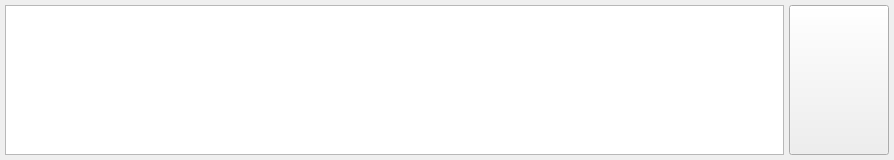
             <widget class="QWidget" name="page_3">
              <property name="geometry">
               <rect>
                <x>0</x>
                <y>0</y>
                <width>894</width>
                <height>160</height>
               </rect>
              </property>
              <attribute name="icon">
               <iconset resource="icoPack.qrc">
                <normaloff>:/MainWin/ico/20200510-230224.ico</normaloff>:/MainWin/ico/20200510-230224.ico</iconset>
              </attribute>
              <attribute name="label">
               <string>单条发送</string>
              </attribute>
              <layout class="QVBoxLayout" name="verticalLayout_6">
               <property name="leftMargin">
                <number>5</number>
               </property>
               <property name="topMargin">
                <number>5</number>
               </property>
               <property name="rightMargin">
                <number>5</number>
               </property>
               <property name="bottomMargin">
                <number>5</number>
               </property>
               <item>
                <widget class="QFrame" name="frame">
                 <layout class="QHBoxLayout" name="sendLayout">
                  <property name="spacing">
                   <number>5</number>
                  </property>
                  <property name="leftMargin">
                   <number>0</number>
                  </property>
                  <property name="topMargin">
                   <number>0</number>
                  </property>
                  <property name="rightMargin">
                   <number>0</number>
                  </property>
                  <property name="bottomMargin">
                   <number>0</number>
                  </property>
                  <item>
                   <widget class="QPlainTextEdit" name="sendBox">
                    <property name="sizePolicy">
                     <sizepolicy hsizetype="Expanding" vsizetype="Ignored">
                      <horstretch>10</horstretch>
                      <verstretch>0</verstretch>
                     </sizepolicy>
                    </property>
                    <property name="minimumSize">
                     <size>
                      <width>100</width>
                      <height>0</height>
                     </size>
                    </property>
                    <property name="maximumSize">
                     <size>
                      <width>16777215</width>
                      <height>16777215</height>
                     </size>
                    </property>
                    <property name="font">
                     <font>
                      <family>等线</family>
                      <pointsize>13</pointsize>
                      <weight>50</weight>
                      <italic>false</italic>
                      <bold>false</bold>
                      <underline>false</underline>
                      <strikeout>false</strikeout>
                     </font>
                    </property>
                    <property name="cursor" stdset="0">
                     <cursorShape>IBeamCursor</cursorShape>
                    </property>
                    <property name="styleSheet">
                     <string notr="true"/>
                    </property>
                    <property name="plainText">
                     <string/>
                    </property>
                    <property name="backgroundVisible">
                     <bool>false</bool>
                    </property>
                   </widget>
                  </item>
                  <item>
                   <widget class="QPushButton" name="sendButton">
                    <property name="sizePolicy">
                     <sizepolicy hsizetype="Expanding" vsizetype="Ignored">
                      <horstretch>1</horstretch>
                      <verstretch>0</verstretch>
                     </sizepolicy>
                    </property>
                    <property name="minimumSize">
                     <size>
                      <width>100</width>
                      <height>150</height>
                     </size>
                    </property>
                    <property name="font">
                     <font>
                      <family>等线</family>
                      <pointsize>13</pointsize>
                      <weight>50</weight>
                      <italic>false</italic>
                      <bold>false</bold>
                      <underline>false</underline>
                      <strikeout>false</strikeout>
                     </font>
                    </property>
                    <property name="toolTip">
                     <string>发送</string>
                    </property>
                    <property name="text">
                     <string/>
                    </property>
                    <property name="icon">
                     <iconset resource="icoPack.qrc">
                      <normaloff>:/Mainico/ico/20200510-221424.ico</normaloff>:/Mainico/ico/20200510-221424.ico</iconset>
                    </property>
                    <property name="iconSize">
                     <size>
                      <width>64</width>
                      <height>50</height>
                     </size>
                    </property>
                   </widget>
                  </item>
                 </layout>
                </widget>
               </item>
              </layout>
             </widget>
